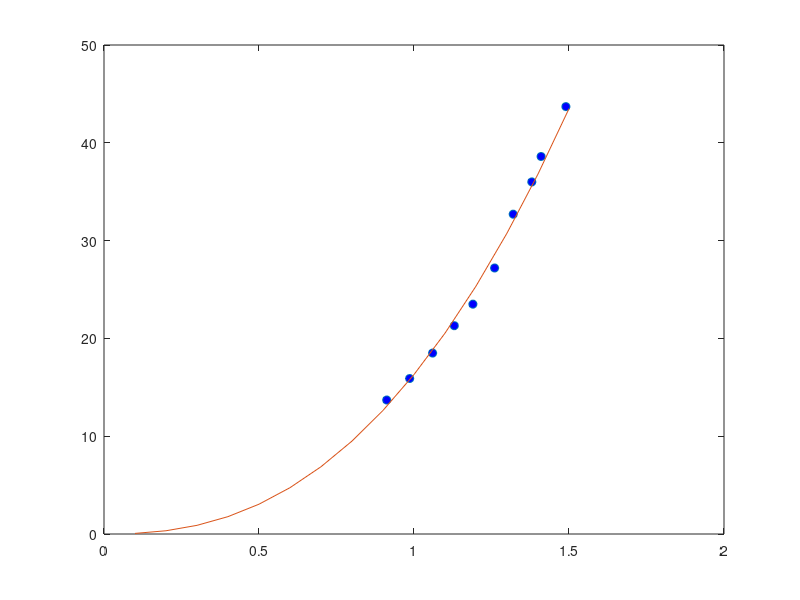

Here is the MATLAB script that generated this plot:
%
% Estimate the power law model of weight vs height model
% 


clear all

t=(2:11)';
h=[0.912 0.986 1.06 1.13 1.19 1.26 1.32 1.38 1.41 1.49]';
w=[13.7 15.9 18.5 21.3 23.5 27.2 32.7 36 38.6 43.7]';

b=log(w);
x=log(h);

A=[];
for i=1:10
    A(i,:)=[1 x(i)];
end

c=(A'*A)\(A'*b);

d=exp(c(1));
a=c(2);

close all
plot(h,w,'o','markerfacecolor','b');
hold on
H=0.1:0.1:1.5;
plot(H,d*H.^a);
